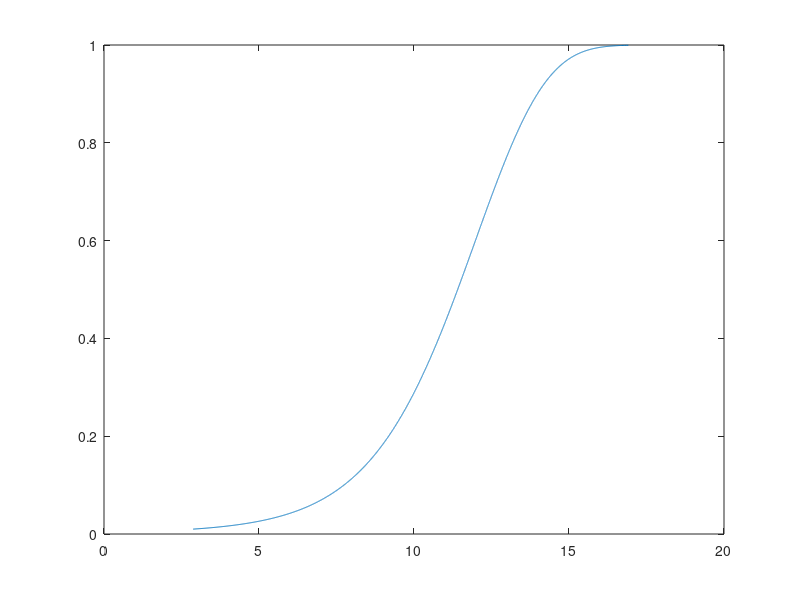
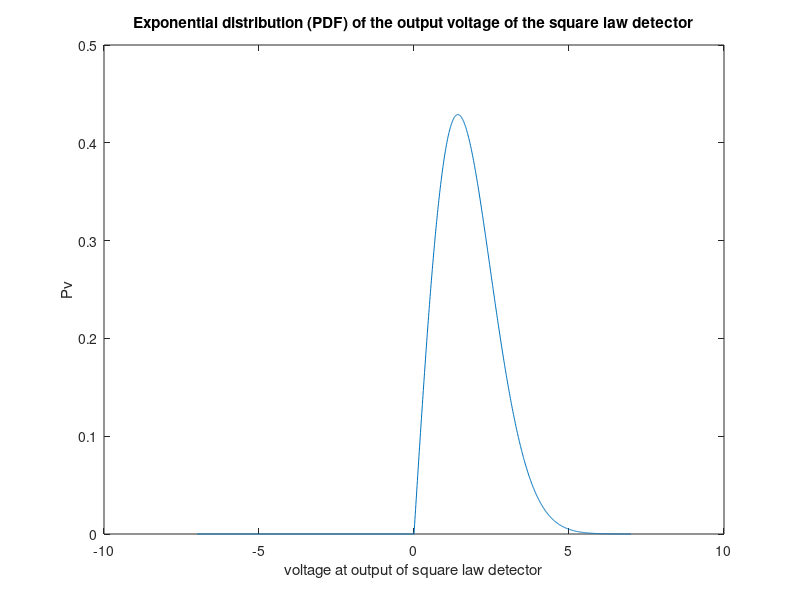

These charts were generated, in order, by the following MATLAB code: (Note: this script raises an error after producing the figures.)
close all

Pfa = 1e-4;
Pd = 0.01:0.0001:0.9995;

%% NOISE VOLTAGE DISTRIBUTION

x = -7:.01:7;
%standard deviation of noise
std_dev = (1/(1*sqrt(2)))^-0.5;
var = (std_dev)^2
pd = makedist('Normal','Sigma',std_dev);
H0 =  pdf(pd,x);


%% THRESHOLD VOLTAGE

%inverse of the cumulative normal distribution give threshold voltage
%finding P(v|H0) > Vtrice
Vt =  norminv(1- Pfa,0, std_dev)


%% CUMULATIVE VOLTAGE DISTRIBUTION OF NOISE

norm_area_right_pfa = 1 - cdf('Normal',Vt,0,std_dev);
a = norminv(norm_area_right_pfa,0,std_dev)

%% SIGNAL DISTRIBUTION

%lower bound to include 80% of H1 above threshold
norm_area_right_pd = 1- Pd;

%converting area of norm to threshold value

d_thresh = norminv(norm_area_right_pd,0,std_dev);

%plotting pdf of H1
pd_pd = makedist('Normal','Sigma',std_dev, 'mu', 0);

%ploting pdf of H1 with threshold


%% PLOTTING BOTH
H1 = pdf(pd_pd,x);

m = Vt - d_thresh
m2 = m.^2
snr = m2./(std_dev.^2)
snr_db = 10.*log10(snr)

%% ROC plot

plot(snr_db,Pd)

%% PLOTTING SQUARE LAW DETECTOR RAYLEIGH (expo PDF, H0)

v2 = raylpdf(x,var); %15.19

figure
plot(x,v2)
xlabel("voltage at output of square law detector")
ylabel("Pv")
title("Exponential distribution (PDF) of the output voltage of the square law detector")

% threshhold value for rayleigh
T = std_dev*sqrt(-log(Pfa));

hold on
xline(T)

%% APPLYING SWERLING 1

















